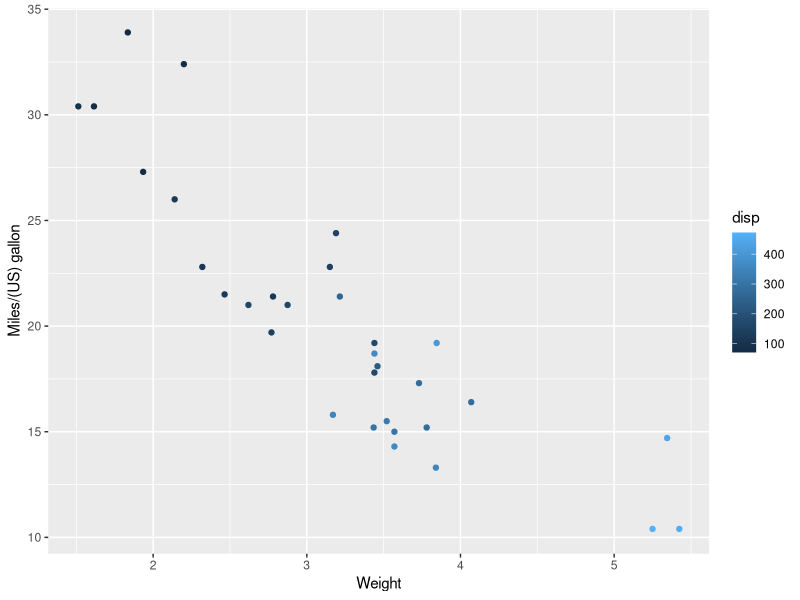
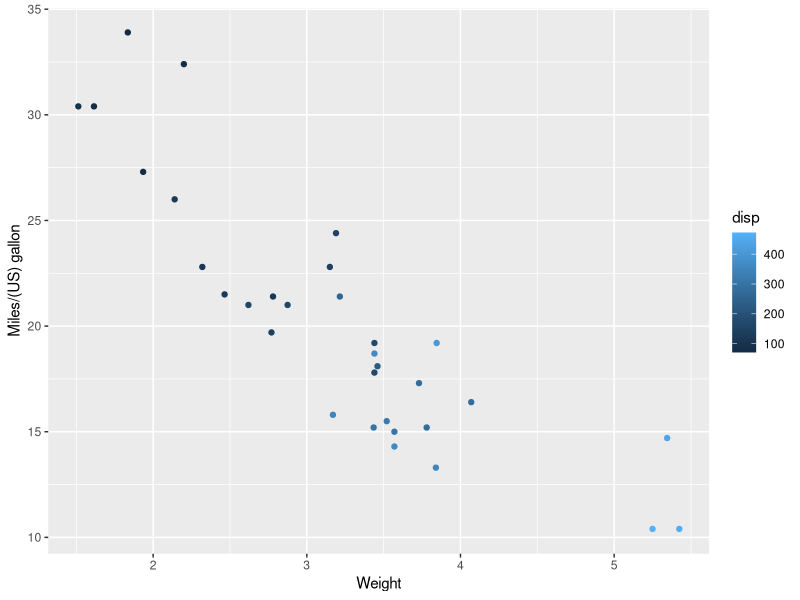
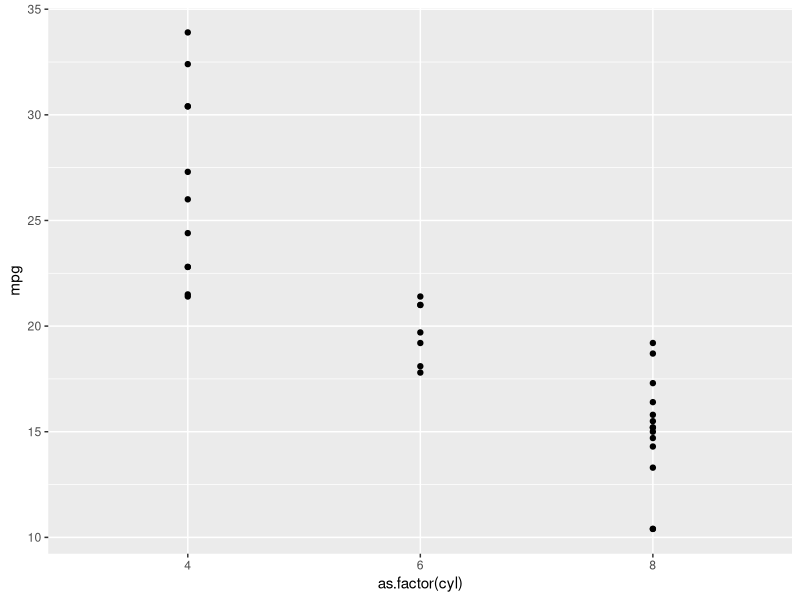
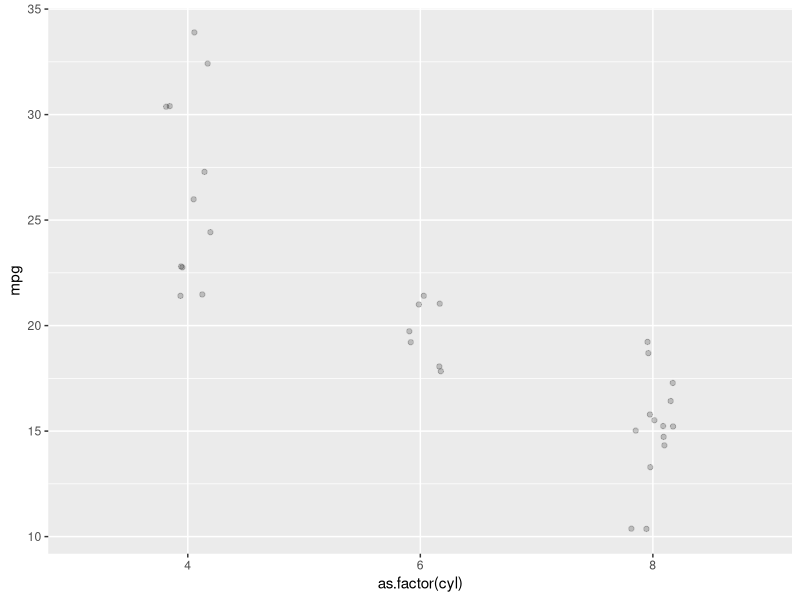
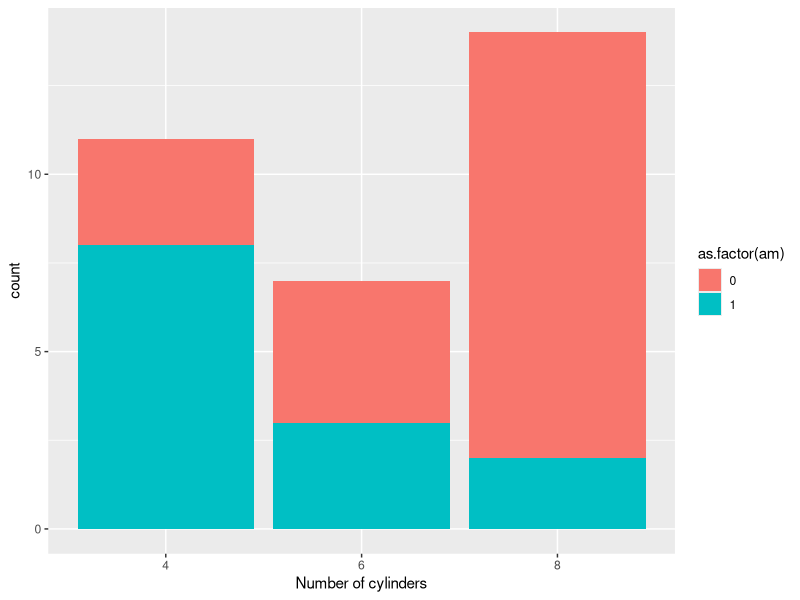

These figures' R source, in order:
## ---- chunk 1
library(ggplot2)
ggplot(mtcars, aes(wt, mpg, color = disp)) + geom_point() + labs(x = 'Weight', y= 'Miles/(US) gallon')
## ---- chunk 2
library(ggplot2)
ggplot(mtcars, aes(wt, mpg, color = disp)) + geom_point() + labs(x = 'Weight', y= 'Miles/(US) gallon')
## ---- chunk 3
ggplot (mtcars, 
        aes(as.factor(cyl), mpg),
        color = as.factor(am)) + 
  geom_point()
## ---- chunk 4
ggplot (mtcars, 
        aes(as.factor(cyl), mpg),
        color = as.factor(am)) + 
  geom_point(alpha = 0.2,
             position = position_jitter(width = 0.1))
## ---- chunk 5
#palette <- c()
ggplot(mtcars, aes(as.factor(cyl), fill = as.factor(am))) + 
  geom_bar() + 
  labs(x= 'Number of cylinders')
